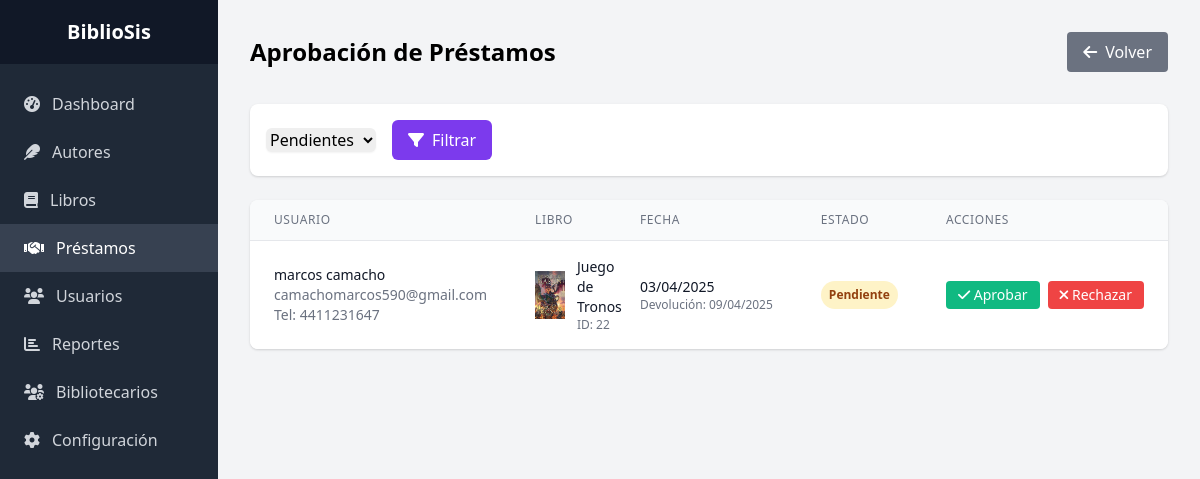
Page /admin/prestamos/aprobar.php (signed in) on the earlier database version.
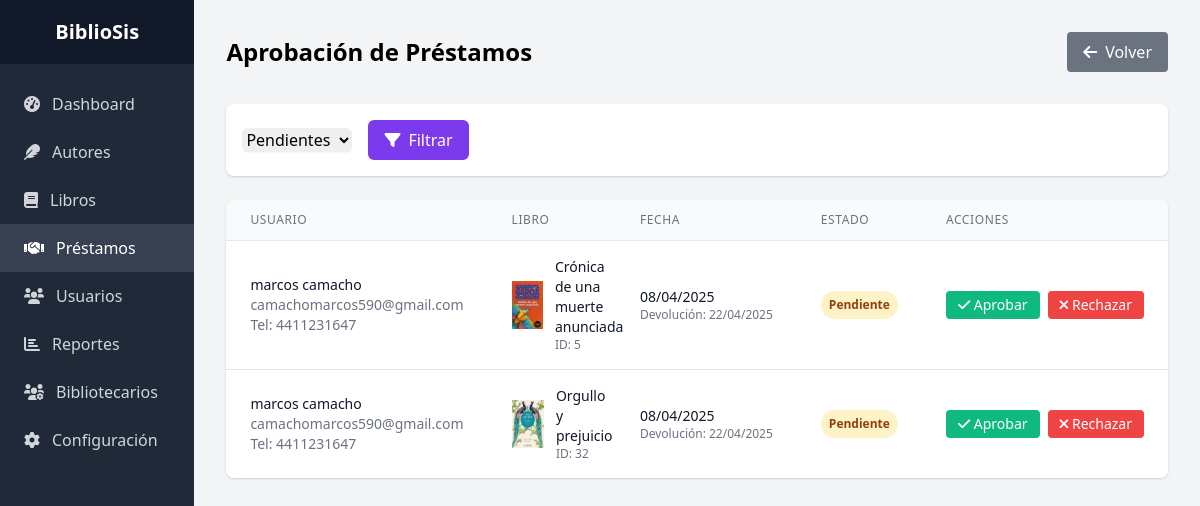
Same page on the later database version.
### tables this page shows
CREATE TABLE `prestamos` (
  `id_prestamo` int(11) NOT NULL,
  `id_libro` int(11) DEFAULT NULL,
  `id_cliente` int(11) DEFAULT NULL,
  `id_usuario` int(11) DEFAULT NULL,
  `fecha_prestamo` timestamp NOT NULL DEFAULT current_timestamp(),
  `fecha_devolucion_esperada` date NOT NULL,
  `fecha_devolucion_real` date DEFAULT NULL,
  `estado` enum('Pendiente','Aprobado','Rechazado','Prestado','Devuelto','Atrasado') DEFAULT 'Pendiente',
  `observaciones` text DEFAULT NULL,
  `observaciones_devolucion` text DEFAULT NULL,
  `comentario_revision` text DEFAULT NULL,
  `id_usuario_aprobacion` int(11) DEFAULT NULL
);

CREATE TABLE `clientes` (
  `id_cliente` int(11) NOT NULL,
  `nombre` varchar(100) NOT NULL,
  `apellido` varchar(100) NOT NULL,
  `email` varchar(100) DEFAULT NULL,
  `telefono` varchar(20) DEFAULT NULL,
  `direccion` text DEFAULT NULL,
  `imagen_cliente` varchar(255) DEFAULT NULL,
  `fecha_registro` timestamp NOT NULL DEFAULT current_timestamp(),
  `estado` enum('Activo','Inactivo') DEFAULT 'Activo',
  `password` varchar(255) NOT NULL DEFAULT ''
);

CREATE TABLE `libros` (
  `id_libro` int(11) NOT NULL,
  `titulo` varchar(200) NOT NULL,
  `id_autor` int(11) DEFAULT NULL,
  `id_editorial` int(11) DEFAULT NULL,
  `id_genero` int(11) DEFAULT NULL,
  `id_categoria` int(11) DEFAULT NULL,
  `isbn` varchar(13) DEFAULT NULL,
  `año_publicacion` year(4) DEFAULT NULL,
  `cantidad_total` int(11) DEFAULT 1,
  `cantidad_disponible` int(11) DEFAULT 1,
  `imagen_portada` varchar(255) DEFAULT NULL,
  `sinopsis` text DEFAULT NULL,
  `estado` enum('Disponible','Prestado','No disponible') DEFAULT 'Disponible',
  `fecha_registro` timestamp NOT NULL DEFAULT current_timestamp()
);

### admin/prestamos/aprobar.php (the view, shortened to what the changed rows need)
<?php
require_once '../../config/config.php';
$filtro = isset($_GET['filtro']) ? cleanInput($_GET['filtro']) : 'pendientes';
try {
    $sql = "
        SELECT p.*,
               l.titulo as libro_titulo, l.imagen_portada,
               c.nombre as cliente_nombre, c.apellido as cliente_apellido,
               c.email as cliente_email, c.telefono as cliente_telefono,
               u1.nombre as usuario_solicitud_nombre, u1.apellido as usuario_solicitud_apellido
        FROM prestamos p
        JOIN libros l ON p.id_libro = l.id_libro
        JOIN clientes c ON p.id_cliente = c.id_cliente
        LEFT JOIN usuarios u1 ON p.id_usuario = u1.id_usuario
    ";
    $params = [];
    switch ($filtro) {
        case 'pendientes':
            $sql .= " WHERE p.estado = 'Pendiente'";
            break;
    }
    $sql .= " ORDER BY p.fecha_prestamo DESC";
    $stmt = $pdo->prepare($sql);
    $stmt->execute($params);
    $solicitudes = $stmt->fetchAll();
} catch(PDOException $e) {
    error_log("Error en aprobar.php: " . $e->getMessage());
    $error = "Error al cargar las solicitudes de préstamo: " . $e->getMessage();
}
?>
<!DOCTYPE html>
<html lang="es">
<head>
    <link href="https://cdnjs.cloudflare.com/ajax/libs/tailwindcss/2.2.19/tailwind.min.css" rel="stylesheet">
    <link href="https://cdnjs.cloudflare.com/ajax/libs/font-awesome/6.0.0/css/all.min.css" rel="stylesheet">
</head>
<body class="bg-gray-100">
    <div class="flex">
        <div class="flex-1 p-8">
            <div class="max-w-7xl mx-auto">
                <div class="flex justify-between items-center mb-8">
                    <h1 class="text-2xl font-bold">Aprobación de Préstamos</h1>
                </div>
                <?php if (empty($solicitudes)): ?>
                    <div class="bg-white p-8 rounded-lg shadow text-center">
                        <div class="text-6xl text-gray-300 mb-4">
                            <i class="fas fa-inbox"></i>
                        </div>
                        <h2 class="text-2xl font-semibold text-gray-700 mb-2">No hay solicitudes</h2>
                        <p class="text-gray-600">
                            No se encontraron solicitudes de préstamo que coincidan con el filtro actual.
                        </p>
                    </div>
                <?php else: ?>
                    <div class="bg-white rounded-lg shadow overflow-hidden">
                        <table class="min-w-full divide-y divide-gray-200">
                            <thead class="bg-gray-50">
                                <tr>
                                    <th scope="col" class="px-6 py-3 text-left text-xs font-medium text-gray-500 uppercase tracking-wider">
                                        Usuario
                                    </th>
                                    <th scope="col" class="px-6 py-3 text-left text-xs font-medium text-gray-500 uppercase tracking-wider">
                                        Libro
                                    </th>
                                    <th scope="col" class="px-6 py-3 text-left text-xs font-medium text-gray-500 uppercase tracking-wider">
                                        Fecha
                                    </th>
                                    <th scope="col" class="px-6 py-3 text-left text-xs font-medium text-gray-500 uppercase tracking-wider">
                                        Estado
                                    </th>
                                    <th scope="col" class="px-6 py-3 text-left text-xs font-medium text-gray-500 uppercase tracking-wider">
                                        Acciones
                                    </th>
                                </tr>
                            </thead>
                            <tbody class="bg-white divide-y divide-gray-200">
                                <?php foreach ($solicitudes as $solicitud): ?>
                                <tr>
                                    <td class="px-6 py-4 whitespace-nowrap">
                                        <div class="flex items-center">
                                            <div>
                                                <div class="text-sm font-medium text-gray-900">
                                                    <?php echo htmlspecialchars($solicitud['cliente_nombre'] . ' ' . $solicitud['cliente_apellido']); ?>
                                                </div>
                                                <div class="text-sm text-gray-500">
                                                    <?php echo htmlspecialchars($solicitud['cliente_email']); ?>
                                                </div>
                                                <div class="text-sm text-gray-500">
                                                    Tel: <?php echo htmlspecialchars($solicitud['cliente_telefono']); ?>
                                                </div>
                                            </div>
                                        </div>
                                    </td>
                                    <td class="px-6 py-4">
                                        <div class="flex items-center">
                                            <?php if ($solicitud['imagen_portada']): ?>
                                                <img src="../../<?php echo htmlspecialchars($solicitud['imagen_portada']); ?>"
                                                     alt="Portada"
                                                     class="h-12 w-10 object-cover mr-3">
                                            <?php else: ?>
                                                <div class="h-12 w-10 bg-gray-200 flex items-center justify-center mr-3">
                                                    <i class="fas fa-book text-gray-400"></i>
                                                </div>
                                            <?php endif; ?>
                                            <div>
                                                <div class="text-sm font-medium text-gray-900">
                                                    <?php echo htmlspecialchars($solicitud['libro_titulo']); ?>
                                                </div>
                                                <div class="text-xs text-gray-500">
                                                    ID: <?php echo $solicitud['id_libro']; ?>
                                                </div>
                                            </div>
                                        </div>
                                    </td>
                                    <td class="px-6 py-4 whitespace-nowrap">
                                        <div class="text-sm text-gray-900">
                                            <?php echo date('d/m/Y', strtotime($solicitud['fecha_prestamo'])); ?>
                                        </div>
                                        <div class="text-xs text-gray-500">
                                            Devolución: <?php echo date('d/m/Y', strtotime($solicitud['fecha_devolucion_esperada'])); ?>
                                        </div>
                                    </td>
                                    <td class="px-6 py-4 whitespace-nowrap">
                                        <span class="px-2 py-1 inline-flex text-xs leading-5 font-semibold rounded-full
                                            <?php
                                            switch ($solicitud['estado']) {
                                                case 'Pendiente':
                                                    echo 'bg-yellow-100 text-yellow-800';
                                                    break;
                                            }
                                            ?>">
                                            <?php echo htmlspecialchars($solicitud['estado']); ?>
                                        </span>
                                    </td>
                                    <td class="px-6 py-4 whitespace-nowrap text-sm font-medium">
                                        <?php if ($solicitud['estado'] === 'Pendiente'): ?>
                                            <div class="flex space-x-2">
                                                <button onclick="mostrarModal('aprobar', <?php echo $solicitud['id_prestamo']; ?>)"
                                                        class="bg-green-500 text-white px-3 py-1 rounded hover:bg-green-600">
                                                    <i class="fas fa-check"></i> Aprobar
                                                </button>
                                                <button onclick="mostrarModal('rechazar', <?php echo $solicitud['id_prestamo']; ?>)"
                                                        class="bg-red-500 text-white px-3 py-1 rounded hover:bg-red-600">
                                                    <i class="fas fa-times"></i> Rechazar
                                                </button>
                                            </div>
                                        <?php endif; ?>
                                    </td>
                                </tr>
                                <?php endforeach; ?>
                            </tbody>
                        </table>
                    </div>
                <?php endif; ?>
            </div>
        </div>
    </div>
</body>
</html>

Differences in the rows shown:
no longer on this page (row edited): prestamos: id_cliente.apellido "marcos camacho", id_cliente.email "camachomarcos590@gmail.com", id_cliente.telefono "4411231647", id_libro.imagen_portada (picture), id_libro.titulo "Juego de Tronos", id_libro "22", fecha_prestamo "03/04/2025", fecha_devolucion_esperada "09/04/2025", estado "Pendiente"
added prestamos: id_cliente.apellido "marcos camacho", id_cliente.email "camachomarcos590@gmail.com", id_cliente.telefono "4411231647", id_libro.imagen_portada (picture), id_libro.titulo "Crónica de una muerte anunciada", id_libro "5", fecha_prestamo "08/04/2025", fecha_devolucion_esperada "22/04/2025", estado "Pendiente"
added prestamos: id_cliente.apellido "marcos camacho", id_cliente.email "camachomarcos590@gmail.com", id_cliente.telefono "4411231647", id_libro.imagen_portada (picture), id_libro.titulo "Orgullo y prejuicio", id_libro "32", fecha_prestamo "08/04/2025", fecha_devolucion_esperada "22/04/2025", estado "Pendiente"
